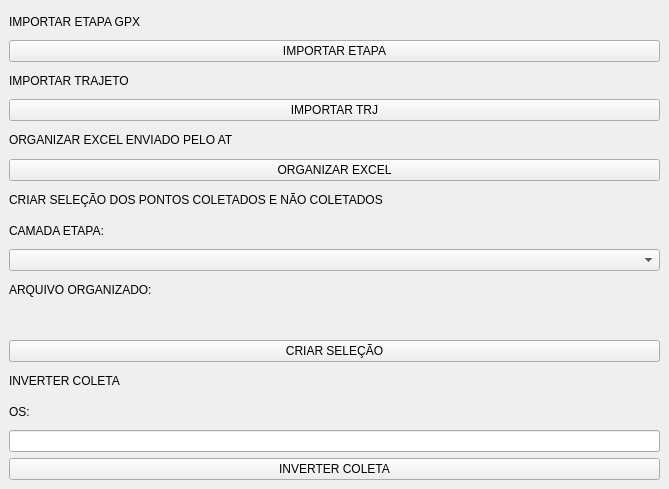
<?xml version="1.0" encoding="UTF-8"?>
<ui version="4.0">
 <class>gerar_etapaDockWidgetBase</class>
 <widget class="QDockWidget" name="gerar_etapaDockWidgetBase">
  <property name="geometry">
   <rect>
    <x>0</x>
    <y>0</y>
    <width>669</width>
    <height>489</height>
   </rect>
  </property>
  <property name="windowTitle">
   <string>Gerar Etapa</string>
  </property>
  <widget class="QWidget" name="dockWidgetContents">
   <layout class="QGridLayout" name="gridLayout">
    <item row="9" column="0">
     <widget class="QLabel" name="label_8">
      <property name="text">
       <string>CAMADA ETAPA:</string>
      </property>
     </widget>
    </item>
    <item row="2" column="0">
     <widget class="QLabel" name="label_5">
      <property name="text">
       <string>IMPORTAR TRAJETO</string>
      </property>
     </widget>
    </item>
    <item row="15" column="0">
     <widget class="QLabel" name="label_7">
      <property name="text">
       <string>OS:</string>
      </property>
     </widget>
    </item>
    <item row="11" column="0">
     <widget class="QLabel" name="label_9">
      <property name="text">
       <string>ARQUIVO ORGANIZADO:</string>
      </property>
     </widget>
    </item>
    <item row="16" column="0">
     <widget class="QgsFilterLineEdit" name="mLineEdit_os">
      <property name="qgisRelation" stdset="0">
       <string notr="true"/>
      </property>
     </widget>
    </item>
    <item row="12" column="0">
     <widget class="QgsFileWidget" name="ENTRADA_EXCEL">
      <property name="filter">
       <string>*.xlsx</string>
      </property>
      <property name="storageMode">
       <enum>QgsFileWidget::GetMultipleFiles</enum>
      </property>
     </widget>
    </item>
    <item row="4" column="0">
     <widget class="QLabel" name="label_2">
      <property name="text">
       <string>ORGANIZAR EXCEL ENVIADO PELO AT</string>
      </property>
     </widget>
    </item>
    <item row="3" column="0">
     <widget class="QPushButton" name="pushButton_IMPORTA_TRJ">
      <property name="text">
       <string>IMPORTAR TRJ</string>
      </property>
     </widget>
    </item>
    <item row="8" column="0">
     <widget class="QLabel" name="label_3">
      <property name="text">
       <string>CRIAR SELEÇÃO DOS PONTOS COLETADOS E NÃO COLETADOS</string>
      </property>
     </widget>
    </item>
    <item row="17" column="0">
     <widget class="QPushButton" name="pushButton_INVERTER_COLETA">
      <property name="text">
       <string>INVERTER COLETA</string>
      </property>
     </widget>
    </item>
    <item row="14" column="0">
     <widget class="QLabel" name="label_4">
      <property name="text">
       <string>INVERTER COLETA</string>
      </property>
     </widget>
    </item>
    <item row="5" column="0">
     <widget class="QPushButton" name="ORGANIZAR_EXCEL">
      <property name="text">
       <string>ORGANIZAR EXCEL</string>
      </property>
     </widget>
    </item>
    <item row="10" column="0">
     <widget class="QgsMapLayerComboBox" name="mMapLayerComboBox_PONTOS"/>
    </item>
    <item row="1" column="0">
     <widget class="QPushButton" name="IMPORTAR_ETAPA">
      <property name="text">
       <string>IMPORTAR ETAPA</string>
      </property>
     </widget>
    </item>
    <item row="13" column="0">
     <widget class="QPushButton" name="SELECAO_PONTOS">
      <property name="text">
       <string>CRIAR SELEÇÃO</string>
      </property>
     </widget>
    </item>
    <item row="0" column="0">
     <widget class="QLabel" name="label">
      <property name="text">
       <string>IMPORTAR ETAPA GPX</string>
      </property>
     </widget>
    </item>
   </layout>
  </widget>
 </widget>
 <customwidgets>
  <customwidget>
   <class>QgsFileWidget</class>
   <extends>QWidget</extends>
   <header>qgsfilewidget.h</header>
  </customwidget>
  <customwidget>
   <class>QgsFilterLineEdit</class>
   <extends>QLineEdit</extends>
   <header>qgsfilterlineedit.h</header>
  </customwidget>
  <customwidget>
   <class>QgsMapLayerComboBox</class>
   <extends>QComboBox</extends>
   <header>qgsmaplayercombobox.h</header>
  </customwidget>
 </customwidgets>
 <resources/>
 <connections/>
</ui>
